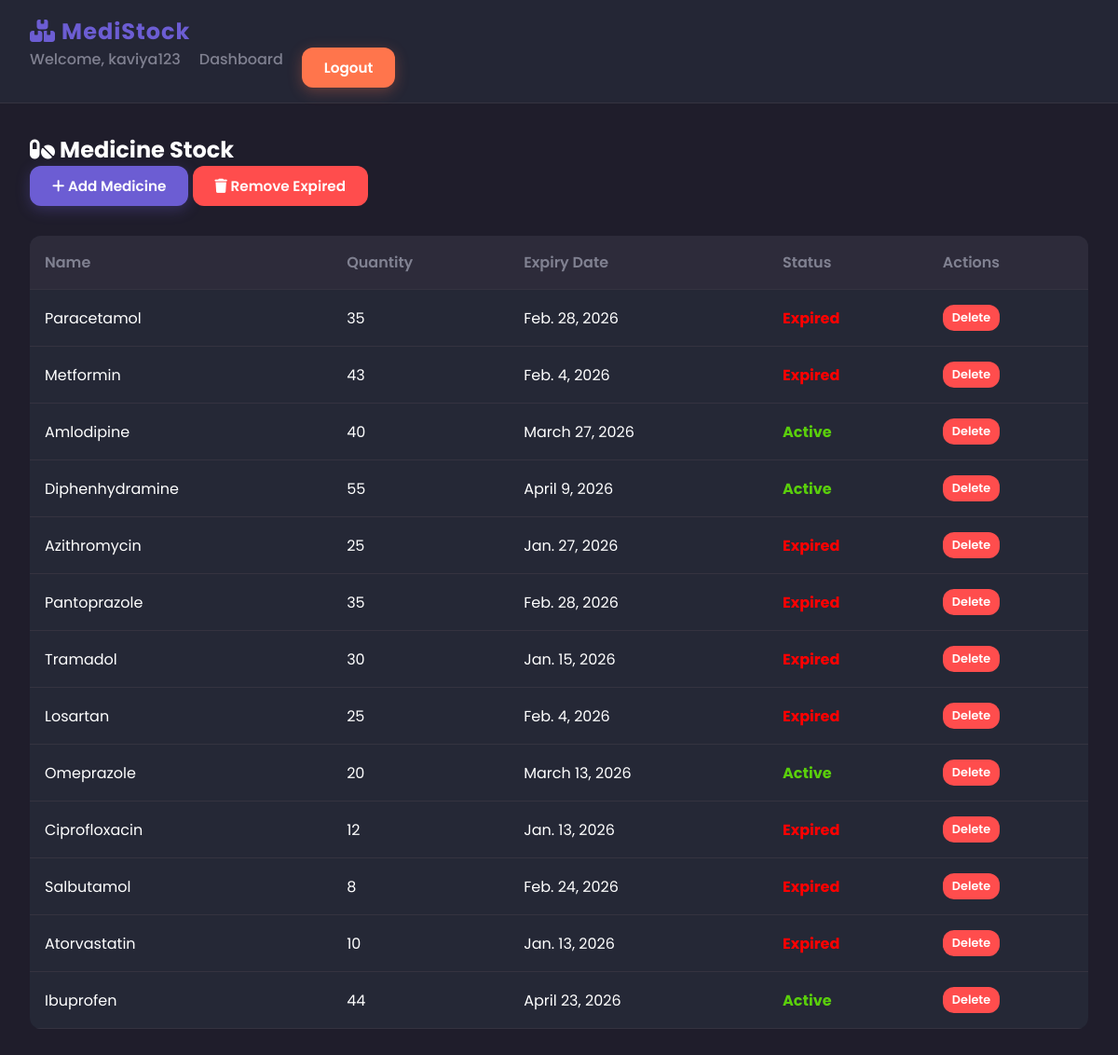
Screenshot of /medicine_list/ (signed in) with the database file from the repository.
### inventory/models.py (models this page shows, shortened)
class Medicine(models.Model):
    name = models.CharField(max_length=100)
    quantity = models.PositiveIntegerField()
    expiry_date = models.DateField()
    def is_expired(self):
        return self.expiry_date < date.today()

### inventory/views.py (the view)
# urls.py: path('medicine_list/', views.medicine_list, name='medicine_list'),
@login_required(login_url='login')
def medicine_list(request):
    medicines = Medicine.objects.all()
    return render(request, 'inventory/medicine_list.html', {
        'medicines': medicines,
        'today': date.today()
    })

### inventory/templates/inventory/medicine_list.html
{% extends 'inventory/base.html' %}
{% load static %}
{% block content %}
<div class="row" style="margin: 2rem;">
    <h2><i class="fa fa-pills"></i> Medicine Stock</h2>
    <div style="margin-left: auto;">
        <a href="{% url 'add_medicine' %}" class="btn btn-primary"><i class="fa fa-plus"></i> Add Medicine</a>
        <a href="{% url 'remove_expired' %}" class="btn btn-danger"
            onclick="return confirm('Are you sure you want to delete all expired medicines?');">
            <i class="fa fa-trash"></i> Remove Expired
        </a>
    </div>
</div>
<div class="table-responsive" style="margin: 0 2rem 2rem;">
    <table>
        <thead>
            <tr>
                <th>Name</th>
                <th>Quantity</th>
                <th>Expiry Date</th>
                <th>Status</th>
                <th>Actions</th>
            </tr>
        </thead>
        <tbody>
            {% for medicine in medicines %}
            <tr>
                <td>{{ medicine.name }}</td>
                <td>{{ medicine.quantity }}</td>
                <td>{{ medicine.expiry_date }}</td>
                <td>
                    {% if medicine.is_expired %}
                    <span class="badge" style="color: #ff0000; font-weight: bold;">Expired</span>
                    {% else %}
                    <span class="badge" style="color: #5acf0c; font-weight: bold;">Active</span>
                    {% endif %}
                </td>
                <td>
                    <a href="{% url 'delete_medicine' medicine.id %}" class="btn btn-danger"
                        style="padding: 5px 10px; font-size: 0.8rem;"
                        onclick="return confirm('Delete this medicine?');">Delete</a>
                </td>
            </tr>
            {% empty %}
            <tr>
                <td colspan="5" style="text-align: center;">No medicines found.</td>
            </tr>
            {% endfor %}
        </tbody>
    </table>
</div>
{% endblock %}

### inventory/templates/inventory/base.html (shortened to what this page needs)
{% load static %}
<!DOCTYPE html>
<html lang="en">
<head>
    <link rel="stylesheet" href="{% static 'css/style.css' %}">
    <link rel="stylesheet" href="https://cdnjs.cloudflare.com/ajax/libs/font-awesome/6.4.0/css/all.min.css">
</head>
<body>
    <nav class="navbar">
        <div class="container-fluid">
            <a href="{% url 'index' %}" class="navbar-brand">
                <i class="fa-solid fa-boxes-stacked"></i> MediStock
            </a>
            <div class="nav-links">
                {% if user.is_authenticated %}
                <span class="nav-link">Welcome, {{ user.username }}</span>
                <a href="{% url 'welcome' %}" class="nav-link">Dashboard</a>
                <a href="{% url 'logout' %}" class="btn btn-secondary">Logout</a>
                {% endif %}
            </div>
        </div>
    </nav>
    <div class="content">
        {% block content %}{% endblock %}
    </div>
</body>
</html>

### inventory/static/css/style.css (style rules this page uses)
:root { --primary-color: #6C5DD3; --secondary-color: #FF754C; --background-dark: #1F1D2B; --card-dark: #252836; --text-light: #ffffff; --text-muted: #808191; --border-color: #353340; --accent-blue: #00F0FF; --gradient-bg: linear-gradient(135deg, #1F1D2B 0%, #2D2B3A 100%); }
* { margin: 0; padding: 0; box-sizing: border-box; font-family: 'Poppins', sans-serif; }
body { background: var(--background-dark); color: var(--text-light); min-height: 100vh; display: flex; flex-direction: column; }
.navbar { background: rgba(37, 40, 54, 0.95); padding: 1rem 2rem; display: flex; justify-content: space-between; align-items: center; border-bottom: 1px solid var(--border-color); position: sticky; top: 0; z-index: 1000; backdrop-filter: blur(10px); }
.navbar-brand { font-size: 1.5rem; font-weight: 700; color: var(--primary-color); text-decoration: none; letter-spacing: 1px; }
.nav-links { display: flex; gap: 20px; }
.nav-link { color: var(--text-muted); text-decoration: none; font-weight: 500; transition: color 0.3s ease; }
.btn { display: inline-block; padding: 10px 24px; border-radius: 12px; font-weight: 600; text-decoration: none; transition: all 0.3s ease; border: none; cursor: pointer; font-size: 0.95rem; }
.btn-primary { background: var(--primary-color); color: white; box-shadow: 0 4px 15px rgba(108, 93, 211, 0.3); }
.btn-secondary { background: var(--secondary-color); color: white; box-shadow: 0 4px 15px rgba(255, 117, 76, 0.3); }
.btn-danger { background: #FF4D4D; color: white; }
.table-responsive { overflow-x: auto; margin-top: 2rem; }
table { width: 100%; border-collapse: collapse; background: var(--card-dark); border-radius: 12px; overflow: hidden; }
th, td { padding: 1rem; text-align: left; border-bottom: 1px solid var(--border-color); }
th { background: #2D2B3A; color: var(--text-muted); font-weight: 600; }

### rows the page displays
Medicine: name "Paracetamol", quantity "35", expiry_date "Feb. 28, 2026", shows "Expired"
Medicine: name "Metformin", quantity "43", expiry_date "Feb. 4, 2026", shows "Expired"
Medicine: name "Amlodipine", quantity "40", expiry_date "March 27, 2026", shows "Active"
Medicine: name "Diphenhydramine", quantity "55", expiry_date "April 9, 2026", shows "Active"
Medicine: name "Azithromycin", quantity "25", expiry_date "Jan. 27, 2026", shows "Expired"
Medicine: name "Pantoprazole", quantity "35", expiry_date "Feb. 28, 2026", shows "Expired"
Medicine: name "Tramadol", quantity "30", expiry_date "Jan. 15, 2026", shows "Expired"
Medicine: name "Losartan", quantity "25", expiry_date "Feb. 4, 2026", shows "Expired"
Medicine: name "Omeprazole", quantity "20", expiry_date "March 13, 2026", shows "Active"
Medicine: name "Ciprofloxacin", quantity "12", expiry_date "Jan. 13, 2026", shows "Expired"
Medicine: name "Salbutamol", quantity "8", expiry_date "Feb. 24, 2026", shows "Expired"
Medicine: name "Atorvastatin", quantity "10", expiry_date "Jan. 13, 2026", shows "Expired"
Medicine: name "Ibuprofen", quantity "44", expiry_date "April 23, 2026", shows "Active"

### other values shown
{{ user.username }} "kaviya123"
